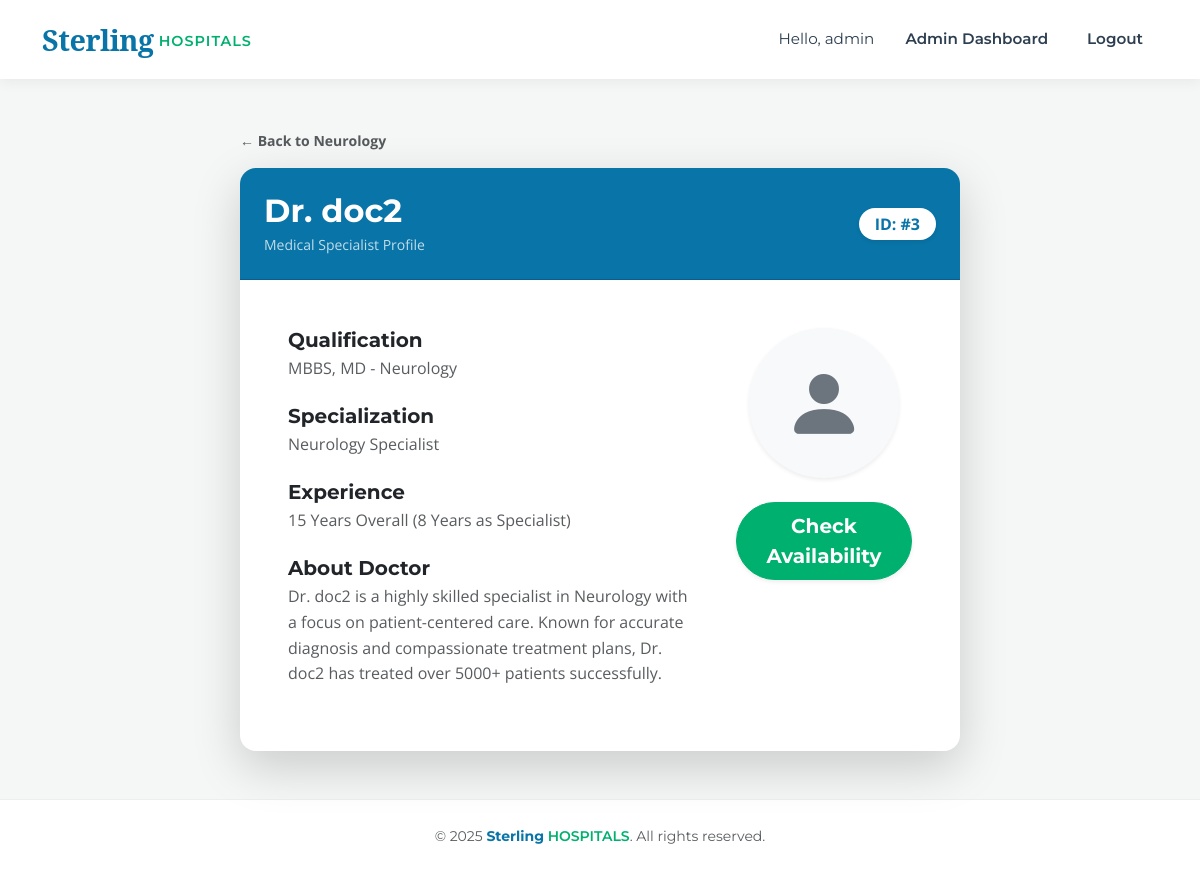
The app's page /doctor/3/details (signed in), older data.
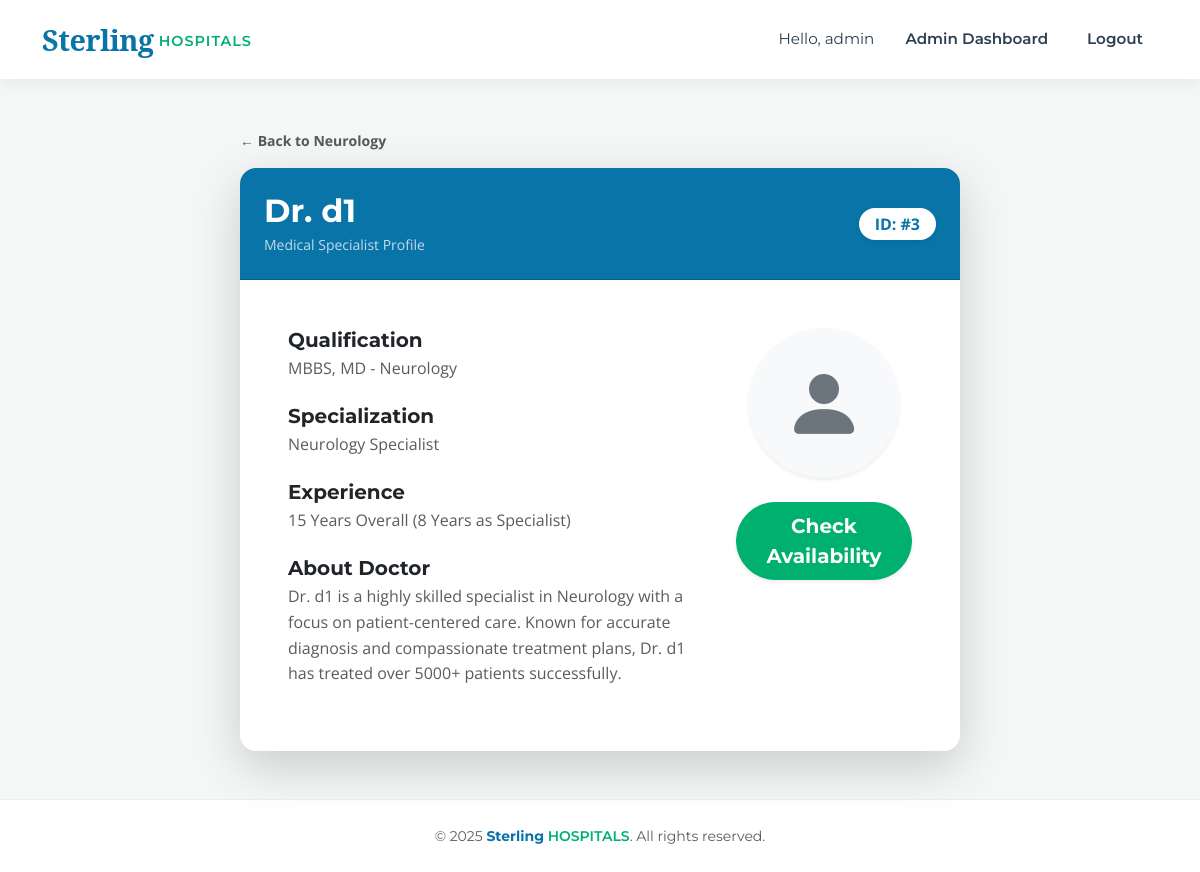
The same page, newer data.
### models.py (models this page shows)
class User(db.Model, UserMixin):
    __tablename__ = 'users'
    id = db.Column(db.Integer, primary_key=True)
    username = db.Column(db.String(100), unique=True, nullable=False)
    email = db.Column(db.String(120), unique=True, nullable=False)
    password = db.Column(db.String(200), nullable=False)
    role = db.Column(db.String(20), nullable=False)  # admin, doctor, patient
    phone_number = db.Column(db.String(15), nullable=True)
    is_active_user = db.Column(db.Boolean, default=True)
    department_id = db.Column(db.Integer, db.ForeignKey('departments.id'), nullable=True)
    doctor_appointments = db.relationship('Appointment', foreign_keys='Appointment.doctor_id', backref='doctor_ref', lazy=True)
    patient_appointments = db.relationship('Appointment', foreign_keys='Appointment.patient_id', backref='patient_ref', lazy=True)

### app.py (the view)
@app.route('/doctor/<int:doctor_id>/details')
@login_required
def doctor_profile(doctor_id):
    doctor = db.session.get(User, doctor_id)
    return render_template('doctor_profile.html', doctor=doctor)

### app.py (called while the page is built)
@login_manager.user_loader
def load_user(user_id):
    return db.session.get(User, int(user_id))

### templates/doctor_profile.html
{% extends "base.html" %}
{% block content %}
<div class="container mt-4">
    <div class="row justify-content-center">
        <div class="col-lg-8">
            <div class="mb-3">
                <a href="{{ url_for('department_details', department_id=doctor.department.id) }}" class="text-decoration-none text-muted fw-bold small">
                    &larr; Back to {{ doctor.department.name }}
                </a>
            </div>
            <div class="card shadow-lg border-0 rounded-4 overflow-hidden">
                <div class="card-header bg-primary text-white p-4 d-flex justify-content-between align-items-center">
                    <div>
                        <h2 class="fw-bold mb-1">Dr. {{ doctor.username }}</h2>
                        <p class="mb-0 opacity-75 small">Medical Specialist Profile</p>
                    </div>
                    <div>
                        <span class="badge bg-white text-primary fs-6 px-3 py-2 rounded-pill shadow-sm">
                            ID: #{{ doctor.id }}
                        </span>
                    </div>
                </div>
                <div class="card-body p-5">
                    <div class="row g-5">
                        <div class="col-md-8">
                            <h5 class="fw-bold text-dark mb-1">Qualification</h5>
                            <p class="text-muted mb-4">MBBS, MD - {{ doctor.department.name }}</p>
                            <h5 class="fw-bold text-dark mb-1">Specialization</h5>
                            <p class="text-muted mb-4">{{ doctor.department.name }} Specialist</p>
                            <h5 class="fw-bold text-dark mb-1">Experience</h5>
                            <p class="text-muted mb-4">15 Years Overall (8 Years as Specialist)</p>
                            <h5 class="fw-bold text-dark mb-1">About Doctor</h5>
                            <p class="text-muted" style="line-height: 1.6;">
                                Dr. {{ doctor.username }} is a highly skilled specialist in {{ doctor.department.name }} with a focus on patient-centered care.
                                Known for accurate diagnosis and compassionate treatment plans, Dr. {{ doctor.username }} has treated over 5000+ patients successfully.
                            </p>
                        </div>
                        <div class="col-md-4 text-center">
                            <div class="bg-light rounded-circle mx-auto mb-4 d-flex align-items-center justify-content-center shadow-sm"
                                 style="width: 150px; height: 150px;">
                                <i class="bi bi-person-fill text-secondary" style="font-size: 5rem;"></i>
                            </div>
                            <div class="d-grid gap-2">
                                <a href="{{ url_for('book_appointment', doctor_id=doctor.id) }}" class="btn btn-success btn-lg rounded-pill shadow-sm fw-bold w-100">
    Check Availability
</a>
                            </div>
                        </div>
                    </div>
                </div>
            </div>
        </div>
    </div>
</div>
{% endblock %}

Row changes from the older to the newer data that the page shows:
changed User id 3: username "doc2" → "d1"
